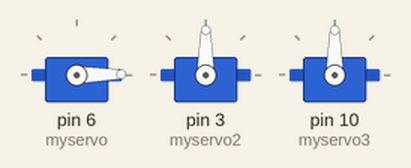
A sketch run on a simulated Arduino Uno, built with avr-gcc and run on an emulated ATmega328P. Shown: 3 × servo.

Above: at 0.05 s.
At 0.75 s:
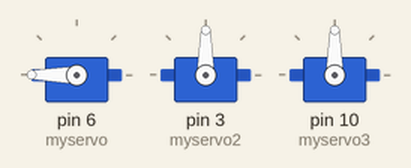
At 1.5 s:
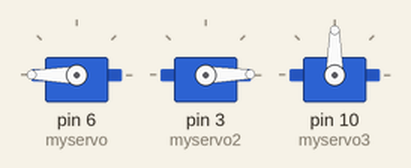
At 1.85 s:
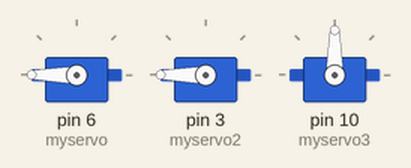
At 2.25 s:
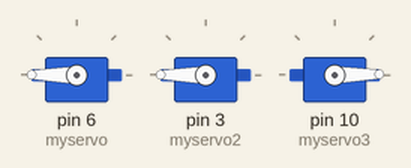
At 3.0 s:
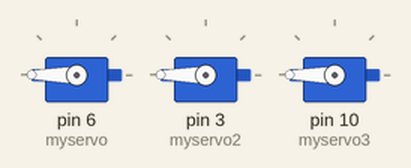
Timing chart, 0 to 6.9 s (numbered marks = the images above):
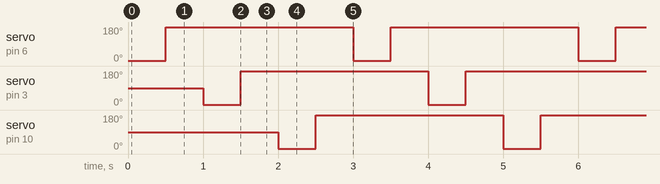

Measured:
- by itself, servo on pin 6 (myservo), servo on pin 3 (myservo2), servo on pin 10 (myservo3): alternates 180° for 2.5 s and 1° for 0.50 s

The sketch:

sketch_mar27a.ino
```cpp
#include <Servo.h>
Servo myservo;
Servo myservo2;
Servo myservo3;
void setup() {
  myservo.attach(6);
  myservo2.attach(3);
  myservo3.attach(10);
}

void loop() {

  myservo.write(1);
  delay(500);
  myservo.write(180);
  delay(500);
  myservo2.write(1);
  delay(500);
  myservo2.write(180);
  delay(500);
  myservo3.write(1);
  delay(500);
  myservo3.write(180);
  delay(500);
}
```
